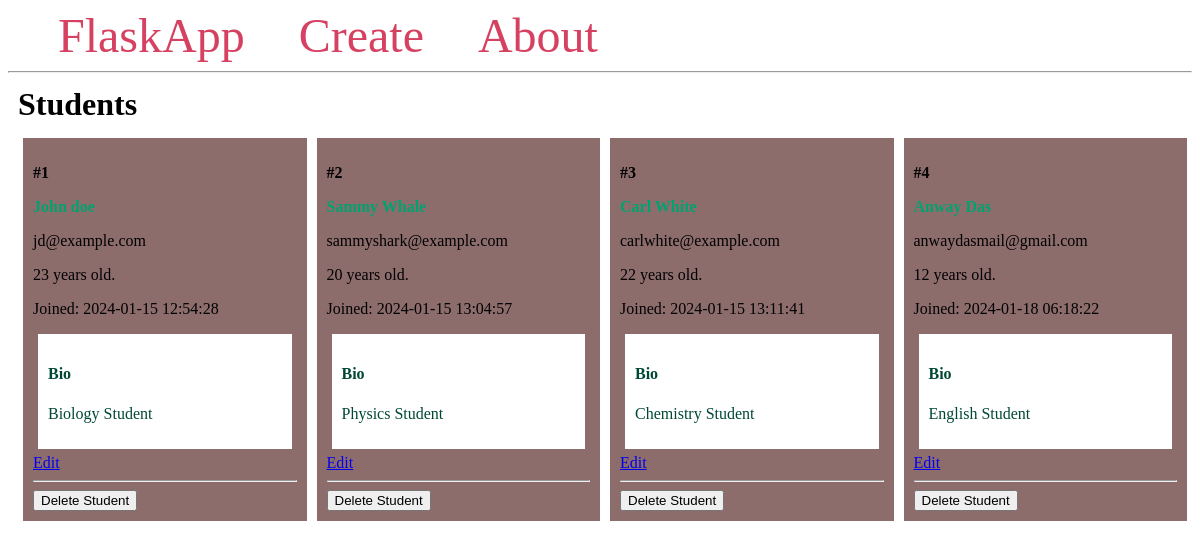
The page / on the database its author committed.
### app.py (models this page shows, shortened)
class Student(db.Model):
    id = db.Column(db.Integer, primary_key=True)
    firstname = db.Column(db.String(100), nullable=False)
    lastname = db.Column(db.String(100), nullable=False)
    email = db.Column(db.String(80), unique=True, nullable=False)
    age = db.Column(db.Integer)
    created_at = db.Column(db.DateTime(timezone=True),
                           server_default=func.now())
    bio = db.Column(db.Text)

### app.py (the view)
@app.route('/')
def index():
    students = Student.query.all()
    return render_template('index.html', students=students)

### templates/index.html (shortened to what this page needs)
{% extends 'base.html' %}
{% block content %}
    <h1 class="title">Students</h1>
    <div class="content">
        {% for student in students %}
            <div class="student">
                <p><b>#{{ student.id }}</b></p>
                <b>
                    <p class="name">
                        <a href="{{ url_for('student', student_id=student.id)}}">
                        </a>
                    </p>
                </b>
                <p>{{ student.email }}</p>
                <p>{{ student.age }} years old.</p>
                <p>Joined: {{ student.created_at }}</p>
                <div class="bio">
                    <h4>Bio</h4>
                    <p>{{ student.bio }}</p>
                </div>
                <a href="{{ url_for('edit', student_id=student.id) }}">Edit</a>
                <hr>
                <form method="POST"
                action="{{ url_for('delete', student_id=student.id) }}">
                <input type="submit" value="Delete Student"
                onclick="return confirm('Are you sure you want to delete this entry?')">
                </form>
            </div>
        {% endfor %}
    </div>
{% endblock %}

### templates/base.html (shortened to what this page needs)
<!DOCTYPE html>
<html lang="en">
<head>
</head>
<body>
    <nav>
        <a href="{{ url_for('index') }}">FlaskApp</a>
        <a href="{{ url_for('create') }}">Create</a>
        <a href="{{ url_for('about')}}">About</a>
    </nav>
    <hr>
    <div class="content">
        {% block content %} {% endblock %}
    </div>
</body>
</html>

### templates/base.html (style rules this page uses)
.title { margin: 5px; }
.content { margin: 5px; width: 100%; display: flex; flex-direction: row; flex-wrap: wrap; }
.student { flex: 20%; padding: 10px; margin: 5px; background-color: #8d6c6c; inline-size: 100%; }
.bio { padding: 10px; margin: 5px; background-color: #ffffff; color: #004835; }
.name a { color: #00a36f; text-decoration: none; }
nav a { color: #d64161; font-size: 3em; margin-left: 50px; text-decoration: none; }

### rows shown on the page
Student: id "1", email "jd@example.com", age "23", created_at "2024-01-15 12:54:28", bio "Biology Student"
Student: id "2", email "sammyshark@example.com", age "20", created_at "2024-01-15 13:04:57", bio "Physics Student"
Student: id "3", email "carlwhite@example.com", age "22", created_at "2024-01-15 13:11:41", bio "Chemistry Student"
Student: id "4", email "anwaydasmail@gmail.com", age "12", created_at "2024-01-18 06:18:22", bio "English Student"
